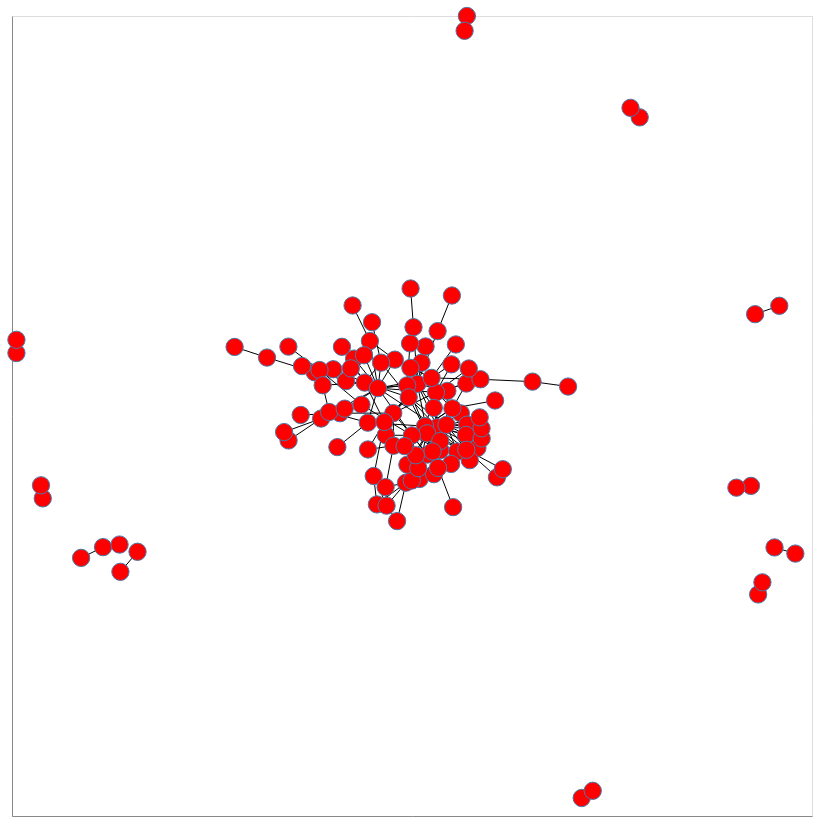

The notebook cell saved with this chart:
### Code cell
#Step 8 (5 points): Create a force-directed layout and display
nxa.draw_networkx(G).properties(width=800, height=800)

### Figure 1 — Vega-Lite specification as saved in the notebook (floating-point values rounded to 4 significant figures; data arrays with more than 128 entries replaced by an {"elided": "..."} marker saying what was removed)
{"config": {"view": {"continuousWidth": 300, "continuousHeight": 300}}, "layer": [{"data": {"name": "data-bac50b75f271e8ed5512abfdb16b147b"}, "mark": {"type": "line", "color": "black", "opacity": 1, "strokeWidth": 1}, "encoding": {"detail": {"field": "edge", "type": "quantitative"}, "x": {"axis": {"grid": false, "labels": false, "ticks": false, "title": ""}, "field": "x", "type": "quantitative"}, "y": {"axis": {"grid": false, "labels": false, "ticks": false, "title": ""}, "field": "y", "type": "quantitative"}}}, {"data": {"name": "data-4d3add0615e4772966564051e73051f6"}, "mark": {"type": "point", "fill": "red", "opacity": 1, "size": 300, "strokeWidth": 1.0}, "encoding": {"x": {"axis": {"grid": false, "labels": false, "ticks": false}, "field": "x", "type": "quantitative"}, "y": {"axis": {"grid": false, "labels": false, "ticks": false}, "field": "y", "type": "quantitative"}}}], "height": 800, "width": 800, "$schema": "https://vega.github.io/schema/vega-lite/v5.15.1.json", "datasets": {"data-bac50b75f271e8ed5512abfdb16b147b": {"elided": "348 records"}, "data-4d3add0615e4772966564051e73051f6": [{"Historical Significance": "religious writer", "x": 0.02383, "Birthdate": "1663", "degree": 1, "Deathdate": "1731", "y": 0.1332, "Gender": "male", "ID": "10013191"}, {"Historical Significance": "local politician and author", "x": 0.5692, "Birthdate": "1621", "degree": 1, "Deathdate": "1694", "y": 0.7466, "Gender": "male", "ID": "10011149"}, {"Historical Significance": "colonial official and scholar", "x": -0.2273, "Birthdate": "1674", "degree": 4, "Deathdate": "1751", "y": -0.006361, "Gender": "male", "ID": "10007567"}, {"Historical Significance": "Quaker preacher", "x": 0.1223, "Birthdate": "1656", "degree": 1, "Deathdate": "1659", "y": 0.006552, "Gender": "female", "ID": "10003983"}, {"Historical Significance": "Quaker preacher and poet", "x": 0.5462, "Birthdate": "1626", "degree": 1, "Deathdate": "1697", "y": 0.7704, "Gender": "male", "ID": "10011152"}, {"Historical Significance": "religious writer", "x": 0.1635, "Birthdate": "1630", "degree": 1, "Deathdate": "1713", "y": -0.07997, "Gender": "male", "ID": "10008595"}, {"Historical Significance": "Quaker preacher and writer", "x": 0.03829, "Birthdate": "1630", "degree": 2, "Deathdate": "1691", "y": -0.09635, "Gender": "male", "ID": "10010643"}, {"Historical Significance": "Quaker activist", "x": 0.1379, "Birthdate": "1621", "degree": 3, "Deathdate": "1688", "y": -0.02165, "Gender": "male", "ID": "10003478"}, {"Historical Significance": "Quaker preacher", "x": -0.01502, "Birthdate": "1630", "degree": 6, "Deathdate": "1664", "y": -0.1667, "Gender": "male", "ID": "10000411"}, {"Historical Significance": "Quaker minister and schoolmaster", "x": -0.2433, "Birthdate": "1649", "degree": 2, "Deathdate": "1723", "y": 0.1092, "Gender": "male", "ID": "10002469"}, {"Historical Significance": "printer", "x": -0.04288, "Birthdate": "1663", "degree": 3, "Deathdate": "1752", "y": 0.1409, "Gender": "male", "ID": "10001445"}, {"Historical Significance": "philosophical writer and playwright", "x": 0.1372, "Birthdate": "1687", "degree": 1, "Deathdate": "1750", "y": 1.0, "Gender": "male", "ID": "10000933"}, {"Historical Significance": "political economist and cloth merchant", "x": 0.1315, "Birthdate": "1654", "degree": 1, "Deathdate": "1725", "y": 0.963, "Gender": "male", "ID": "10000934"}, {"Historical Significance": "Quaker preacher", "x": -0.1448, "Birthdate": "1637", "degree": 1, "Deathdate": "1704", "y": 0.1435, "Gender": "female", "ID": "10013226"}, {"Historical Significance": "religious writer", "x": 0.01909, "Birthdate": "1551", "degree": 1, "Deathdate": "1661", "y": -0.1574, "Gender": "male", "ID": "10004523"}, {"Historical Significance": " a founder of the Religious Society of Friends (Quakers)", "x": 0.06301, "Birthdate": "1624", "degree": 22, "Deathdate": "1691", "y": -0.02817, "Gender": "male", "ID": "10004524"}, {"Historical Significance": "Quaker minister", "x": 0.03278, "Birthdate": "1618", "degree": 5, "Deathdate": "1675", "y": -0.02524, "Gender": "male", "ID": "10011695"}, {"Historical Significance": "Quaker preacher", "x": -0.08774, "Birthdate": "1627", "degree": 2, "Deathdate": "1705", "y": -0.221, "Gender": "female", "ID": "10001967"}, {"Historical Significance": "Quaker preacher", "x": -0.06355, "Birthdate": "1605", "degree": 4, "Deathdate": "1657", "y": -0.2242, "Gender": "male", "ID": "10001968"}, {"Historical Significance": "Quaker preacher and writer", "x": -0.09579, "Birthdate": "1640", "degree": 3, "Deathdate": "1708", "y": -0.15, "Gender": "male", "ID": "10001969"}, {"Historical Significance": "Quaker missionary", "x": 0.8578, "Birthdate": "1618", "degree": 1, "Deathdate": "1692", "y": 0.2545, "Gender": "female", "ID": "10004036"}, {"Historical Significance": "Quaker minister", "x": 0.8653, "Birthdate": "1683", "degree": 1, "Deathdate": "1761", "y": -0.4461, "Gender": "female", "ID": "10007110"}, {"Historical Significance": "Quaker activist", "x": -0.275, "Birthdate": "1631", "degree": 2, "Deathdate": "1704", "y": 0.1249, "Gender": "male", "ID": "10002504"}, {"Historical Significance": "Quaker activist and physician", "x": -0.0006003, "Birthdate": "1633", "degree": 1, "Deathdate": "1720", "y": -0.1613, "Gender": "male", "ID": "10007626"}, {"Historical Significance": "Quaker leader", "x": 0.05489, "Birthdate": "1569", "degree": 2, "Deathdate": "1679", "y": -0.1455, "Gender": "male", "ID": "10000972"}, {"Historical Significance": "Quaker activist and writer", "x": 0.1358, "Birthdate": "1628", "degree": 3, "Deathdate": "1692", "y": 0.08119, "Gender": "male", "ID": "10003022"}, {"Historical Significance": "merchant and pioneer settler in America", "x": -0.1969, "Birthdate": "1634", "degree": 2, "Deathdate": "1687", "y": 0.1169, "Gender": "male", "ID": "10002513"}, {"Historical Significance": "Quaker missionary", "x": -0.2312, "Birthdate": "1626", "degree": 2, "Deathdate": "1666", "y": 0.1149, "Gender": "male", "ID": "10006100"}, {"Historical Significance": "banker and lobbyist", "x": 0.9063, "Birthdate": "1665", "degree": 1, "Deathdate": "1745", "y": -0.3286, "Gender": "male", "ID": "10004564"}, {"Historical Significance": "politician", "x": 0.3902, "Birthdate": "1620", "degree": 1, "Deathdate": "1679", "y": 0.07365, "Gender": "male", "ID": "10011742"}, {"Historical Significance": "Quaker patron and merchant", "x": 0.07079, "Birthdate": "1627", "degree": 2, "Deathdate": "1713", "y": -0.08515, "Gender": "male", "ID": "10008161"}, {"Historical Significance": "religious controversialist", "x": -0.003529, "Birthdate": "1673", "degree": 1, "Deathdate": "1738", "y": 0.3187, "Gender": "male", "ID": "10009697"}, {"Historical Significance": "Quaker leader and writer", "x": 0.135, "Birthdate": "1616", "degree": 4, "Deathdate": "1699", "y": -0.04718, "Gender": "male", "ID": "10003063"}, {"Historical Significance": "Quaker activist", "x": 0.08845, "Birthdate": "1626", "degree": 2, "Deathdate": "1705", "y": 0.06265, "Gender": "male", "ID": "10007166"}, {"Historical Significance": "Quaker administrator", "x": 0.1741, "Birthdate": "1635", "degree": 1, "Deathdate": "1681", "y": -0.0561, "Gender": "male", "ID": "10006146"}, {"Historical Significance": "historian of Quakerism", "x": -0.3624, "Birthdate": "1683", "degree": 2, "Deathdate": "1757", "y": 0.1461, "Gender": "male", "ID": "10001027"}, {"Historical Significance": "Quaker preacher and writer", "x": 0.03784, "Birthdate": "1618", "degree": 16, "Deathdate": "1660", "y": -0.04333, "Gender": "male", "ID": "10008713"}, {"Historical Significance": "Quaker preacher", "x": 0.1444, "Birthdate": "1562", "degree": 1, "Deathdate": "1672", "y": -0.1105, "Gender": "female", "ID": "10006153"}, {"Historical Significance": "Quaker leader and writer", "x": 0.01337, "Birthdate": "1637", "degree": 13, "Deathdate": "1724", "y": 0.08015, "Gender": "male", "ID": "10012813"}, {"Historical Significance": "Quaker minister and preacher", "x": 0.03396, "Birthdate": "1630", "degree": 1, "Deathdate": "1696", "y": 0.1738, "Gender": "male", "ID": "10012815"}, {"Historical Significance": "Quaker leader and writer", "x": 0.113, "Birthdate": "1628", "degree": 2, "Deathdate": "1711", "y": -0.08856, "Gender": "male", "ID": "10003087"}, {"Historical Significance": "merchant and religious writer", "x": 0.06002, "Birthdate": "1636", "degree": 10, "Deathdate": "1714", "y": 0.05911, "Gender": "male", "ID": "10004625"}, {"Historical Significance": "apothecary", "x": 0.09978, "Birthdate": "1691", "degree": 1, "Deathdate": "1765", "y": 0.3012, "Gender": "male", "ID": "10001041"}, {"Historical Significance": "Quaker adherent and sectary", "x": -0.01164, "Birthdate": "1607", "degree": 2, "Deathdate": "1679", "y": -0.1218, "Gender": "male", "ID": "10010260"}, {"Historical Significance": "Quaker bibliographer and writer", "x": -0.8272, "Birthdate": "1656", "degree": 1, "Deathdate": "1722", "y": -0.3547, "Gender": "male", "ID": "10012829"}, {"Historical Significance": "religious writer and schoolmaster", "x": -0.7724, "Birthdate": "1614", "degree": 2, "Deathdate": "1686", "y": -0.3278, "Gender": "male", "ID": "10011811"}, {"Historical Significance": "Quaker minister and botanist", "x": -0.06526, "Birthdate": "1630", "degree": 2, "Deathdate": "1691", "y": -0.0479, "Gender": "male", "ID": "10007210"}, {"Historical Significance": "Quaker preacher and writer", "x": 0.07077, "Birthdate": "1630", "degree": 6, "Deathdate": "1666", "y": -0.06247, "Gender": "male", "ID": "10004141"}, {"Historical Significance": "merchant and official in America", "x": 0.1738, "Birthdate": "1601", "degree": 1, "Deathdate": "1678", "y": -0.03071, "Gender": "male", "ID": "10002606"}, {"Historical Significance": "Quaker minister and writer", "x": -0.7311, "Birthdate": "1617", "degree": 1, "Deathdate": "1682", "y": -0.3214, "Gender": "male", "ID": "10011824"}, {"Historical Significance": "religious writer", "x": -0.9889, "Birthdate": "1590", "degree": 1, "Deathdate": "1700", "y": 0.1575, "Gender": "male", "ID": "10012350"}, {"Historical Significance": "religious writer and colonial governor", "x": 0.1713, "Birthdate": "1648", "degree": 3, "Deathdate": "1690", "y": 0.09179, "Gender": "male", "ID": "10054848"}, {"Historical Significance": "", "x": -0.1485, "Birthdate": "1631", "degree": 1, "Deathdate": "1711", "y": 0.2763, "Gender": "female", "ID": "10011331"}, {"Historical Significance": "printer and bookseller", "x": -0.1053, "Birthdate": "1666", "degree": 3, "Deathdate": "1749", "y": 0.1875, "Gender": "male", "ID": "10011332"}, {"Historical Significance": "Quaker missionary and writer", "x": 0.1692, "Birthdate": "1624", "degree": 1, "Deathdate": "1701", "y": -0.003404, "Gender": "male", "ID": "10004169"}, {"Historical Significance": "Quaker leader", "x": -0.0003226, "Birthdate": "1614", "degree": 13, "Deathdate": "1702", "y": -0.04845, "Gender": "female", "ID": "10004170"}, {"Historical Significance": "government official and religious writer", "x": -0.9889, "Birthdate": "1558", "degree": 1, "Deathdate": "1668", "y": 0.1905, "Gender": "male", "ID": "10001097"}, {"Historical Significance": "Quaker missionary", "x": -0.1264, "Birthdate": "1555", "degree": 2, "Deathdate": "1665", "y": 0.02821, "Gender": "female", "ID": "10007246"}, {"Historical Significance": "Quaker schismatic", "x": -0.1182, "Birthdate": "1602", "degree": 5, "Deathdate": "1712", "y": 0.08358, "Gender": "male", "ID": "10003161"}, {"Historical Significance": "Quaker missionary", "x": -0.004923, "Birthdate": "1619", "degree": 1, "Deathdate": "1679", "y": 0.1814, "Gender": "female", "ID": "10003162"}, {"Historical Significance": "Quaker preacher and author", "x": -0.04674, "Birthdate": "1628", "degree": 6, "Deathdate": "1689", "y": 0.007256, "Gender": "male", "ID": "10009307"}, {"Historical Significance": "Quaker schismatic", "x": -0.04623, "Birthdate": "1652", "degree": 5, "Deathdate": "1683", "y": -0.07437, "Gender": "male", "ID": "10012893"}, {"Historical Significance": "Quaker preacher and writer", "x": 0.1028, "Birthdate": "1616", "degree": 1, "Deathdate": "1660", "y": -0.2279, "Gender": "male", "ID": "10000099"}, {"Historical Significance": "soldier and politician", "x": 0.3014, "Birthdate": "1610", "degree": 2, "Deathdate": "1686", "y": 0.08589, "Gender": "male", "ID": "10000621"}, {"Historical Significance": "merchant", "x": 0.9584, "Birthdate": "1682", "degree": 1, "Deathdate": "1769", "y": -0.3439, "Gender": "male", "ID": "10000622"}, {"Historical Significance": "naval officer and politician", "x": -0.18, "Birthdate": "1666", "degree": 2, "Deathdate": "1743", "y": 0.007, "Gender": "male", "ID": "10012403"}, {"Historical Significance": "Quaker schismatic and Church of England clergyman", "x": 0.049, "Birthdate": "1638", "degree": 8, "Deathdate": "1716", "y": 0.09524, "Gender": "male", "ID": "10006784"}, {"Historical Significance": "Quaker martyr", "x": 0.142, "Birthdate": "1636", "degree": 2, "Deathdate": "1656", "y": 0.1187, "Gender": "male", "ID": "10009347"}, {"Historical Significance": "botanist", "x": -0.3086, "Birthdate": "1694", "degree": 2, "Deathdate": "1768", "y": -0.06116, "Gender": "male", "ID": "10002694"}, {"Historical Significance": "physician and cabbalist", "x": 0.09851, "Birthdate": "1614", "degree": 2, "Deathdate": "1698", "y": 0.1292, "Gender": "male", "ID": "10005781"}, {"Historical Significance": "Quaker preacher", "x": 0.101, "Birthdate": "1636", "degree": 5, "Deathdate": "1665", "y": 0.01917, "Gender": "male", "ID": "10002203"}, {"Historical Significance": "Quaker activist", "x": 0.05132, "Birthdate": "1618", "degree": 7, "Deathdate": "1669", "y": -0.08866, "Gender": "male", "ID": "10006305"}, {"Historical Significance": "Quaker activist", "x": 0.05442, "Birthdate": "1628", "degree": 2, "Deathdate": "1662", "y": 0.02013, "Gender": "male", "ID": "10006314"}, {"Historical Significance": "Quaker preacher", "x": 0.2077, "Birthdate": "1552", "degree": 1, "Deathdate": "1662", "y": 0.03877, "Gender": "male", "ID": "10000175"}, {"Historical Significance": "Quaker schismatic", "x": -0.003999, "Birthdate": "1601", "degree": 2, "Deathdate": "1711", "y": 0.1202, "Gender": "male", "ID": "10010417"}, {"Historical Significance": "colonial official and merchant", "x": -0.12, "Birthdate": "1671", "degree": 1, "Deathdate": "1735", "y": 0.1519, "Gender": "male", "ID": "10008884"}, {"Historical Significance": "Quaker leader", "x": -0.2233, "Birthdate": "1643", "degree": 3, "Deathdate": "1707", "y": 0.07684, "Gender": "male", "ID": "10010941"}, {"Historical Significance": "Quaker missionary", "x": 0.2124, "Birthdate": "1623", "degree": 2, "Deathdate": "1698", "y": -0.1533, "Gender": "female", "ID": "10004290"}, {"Historical Significance": "philosopher", "x": 0.1096, "Birthdate": "1631", "degree": 1, "Deathdate": "1679", "y": 0.1788, "Gender": "female", "ID": "10002755"}, {"Historical Significance": "Quaker preacher and writer", "x": 0.09789, "Birthdate": "1604", "degree": 1, "Deathdate": "1665", "y": -0.1198, "Gender": "male", "ID": "10004292"}, {"Historical Significance": "Quaker apostate", "x": 0.00375, "Birthdate": "1640", "degree": 2, "Deathdate": "1727", "y": 0.2221, "Gender": "male", "ID": "10001737"}, {"Historical Significance": "Quaker preacher in America", "x": 0.4242, "Birthdate": "1634", "degree": 1, "Deathdate": "1659", "y": -0.955, "Gender": "female", "ID": "10004811"}, {"Historical Significance": "religious writer", "x": 0.01568, "Birthdate": "1650", "degree": 2, "Deathdate": "1696", "y": -0.1304, "Gender": "male", "ID": "10011989"}, {"Historical Significance": "Quaker missionary and author", "x": -0.729, "Birthdate": "1655", "degree": 1, "Deathdate": "1660", "y": -0.3895, "Gender": "male", "ID": "10008917"}, {"Historical Significance": "Quaker leader", "x": -0.309, "Birthdate": "1628", "degree": 1, "Deathdate": "1684", "y": 0.1734, "Gender": "male", "ID": "10004827"}, {"Historical Significance": "merchant and colonial governor", "x": 0.8474, "Birthdate": "1693", "degree": 1, "Deathdate": "1767", "y": -0.1747, "Gender": "male", "ID": "10012509"}, {"Historical Significance": "merchant and colonial governor", "x": 0.811, "Birthdate": "1672", "degree": 1, "Deathdate": "1740", "y": -0.1792, "Gender": "male", "ID": "10012510"}, {"Historical Significance": "Quaker minister", "x": 0.876, "Birthdate": "1676", "degree": 1, "Deathdate": "1762", "y": -0.4159, "Gender": "female", "ID": "10002274"}, {"Historical Significance": "Quaker preacher", "x": 0.227, "Birthdate": "1569", "degree": 2, "Deathdate": "1679", "y": -0.133, "Gender": "female", "ID": "10009959"}, {"Historical Significance": "botanist and explorer in America", "x": -0.3197, "Birthdate": "1699", "degree": 2, "Deathdate": "1777", "y": -0.0402, "Gender": "male", "ID": "10000745"}, {"Historical Significance": "merchant", "x": -0.165, "Birthdate": "1658", "degree": 1, "Deathdate": "1709", "y": 0.08707, "Gender": "male", "ID": "10005359"}, {"Historical Significance": "Quaker leader", "x": -0.1866, "Birthdate": "1625", "degree": 1, "Deathdate": "1697", "y": -0.07771, "Gender": "male", "ID": "10000243"}, {"Historical Significance": "Quaker missionary", "x": -0.6862, "Birthdate": "1585", "degree": 1, "Deathdate": "1695", "y": -0.3394, "Gender": "male", "ID": "10010488"}, {"Historical Significance": "Quaker administrator", "x": 0.06501, "Birthdate": "1627", "degree": 5, "Deathdate": "1666", "y": -0.1297, "Gender": "male", "ID": "10009470"}, {"Historical Significance": "musician and Quaker missionary", "x": -0.1101, "Birthdate": "1617", "degree": 2, "Deathdate": "1682", "y": -0.08369, "Gender": "male", "ID": "10003859"}, {"Historical Significance": "Quaker minister", "x": -0.1106, "Birthdate": "1631", "degree": 4, "Deathdate": "1690", "y": -0.01664, "Gender": "male", "ID": "10001815"}, {"Historical Significance": "Quaker activist and writer", "x": 0.08615, "Birthdate": "1633", "degree": 9, "Deathdate": "1663", "y": -0.02219, "Gender": "male", "ID": "10001818"}, {"Historical Significance": "Quaker preacher and writer", "x": -0.01222, "Birthdate": "1609", "degree": 4, "Deathdate": "1688", "y": 0.07658, "Gender": "female", "ID": "10012062"}, {"Historical Significance": "Quaker leader", "x": -0.2071, "Birthdate": "1627", "degree": 2, "Deathdate": "1712", "y": 0.01001, "Gender": "male", "ID": "10003882"}, {"Historical Significance": "Quaker missionary", "x": 0.9182, "Birthdate": "1608", "degree": 1, "Deathdate": "1664", "y": 0.2756, "Gender": "female", "ID": "10002354"}, {"Historical Significance": "parliamentarian army officer", "x": -0.03726, "Birthdate": "1560", "degree": 2, "Deathdate": "1670", "y": -0.2627, "Gender": "male", "ID": "10010036"}, {"Historical Significance": "maker of clocks, watches, and barometers", "x": 0.06402, "Birthdate": "1648", "degree": 2, "Deathdate": "1724", "y": 0.2122, "Gender": "male", "ID": "10010037"}, {"Historical Significance": "Quaker apologist and controversialist", "x": -0.09989, "Birthdate": "1655", "degree": 1, "Deathdate": "1710", "y": 0.2345, "Gender": "male", "ID": "10009526"}, {"Historical Significance": "Quaker and writer", "x": -0.07741, "Birthdate": "1623", "degree": 4, "Deathdate": "1682", "y": 0.1333, "Gender": "female", "ID": "10009527"}, {"Historical Significance": "Quaker preacher and apothecary", "x": -0.06601, "Birthdate": "1637", "degree": 3, "Deathdate": "1698", "y": -0.1778, "Gender": "male", "ID": "10007992"}, {"Historical Significance": "religious writer", "x": -0.9231, "Birthdate": "1633", "degree": 1, "Deathdate": "1707", "y": -0.2059, "Gender": "male", "ID": "10013112"}, {"Historical Significance": "Quaker leader and founder of Pennsylvania", "x": -0.08507, "Birthdate": "1644", "degree": 18, "Deathdate": "1718", "y": 0.06961, "Gender": "male", "ID": "10009531"}, {"Historical Significance": "", "x": -0.9275, "Birthdate": "1630", "degree": 1, "Deathdate": "1701", "y": -0.1733, "Gender": "female", "ID": "10009535"}, {"Historical Significance": "Quaker preacher", "x": 0.4519, "Birthdate": "1636", "degree": 1, "Deathdate": "1666", "y": -0.937, "Gender": "female", "ID": "10012614"}, {"Historical Significance": "lawyer and politician in America", "x": -0.1683, "Birthdate": "1656", "degree": 2, "Deathdate": "1731", "y": 0.01828, "Gender": "male", "ID": "10007509"}, {"Historical Significance": "politician in America", "x": -0.2783, "Birthdate": "1671", "degree": 1, "Deathdate": "1746", "y": 0.002603, "Gender": "male", "ID": "10008534"}, {"Historical Significance": "Quaker and author", "x": 0.009656, "Birthdate": "1624", "degree": 3, "Deathdate": "1665", "y": -0.09817, "Gender": "female", "ID": "10011100"}, {"Historical Significance": "Quaker schismatic", "x": -0.06882, "Birthdate": "1571", "degree": 6, "Deathdate": "1681", "y": -0.01508, "Gender": "male", "ID": "10011613"}, {"Historical Significance": "Quaker minister and journal writer", "x": -0.153, "Birthdate": "1670", "degree": 1, "Deathdate": "1742", "y": 0.1191, "Gender": "male", "ID": "10011614"}, {"Historical Significance": "religious controversialist", "x": -0.008157, "Birthdate": "1639", "degree": 8, "Deathdate": "1713", "y": 0.04669, "Gender": "male", "ID": "10003945"}, {"Historical Significance": "Quaker preacher", "x": -0.1752, "Birthdate": "1627", "degree": 1, "Deathdate": "1671", "y": 0.173, "Gender": "male", "ID": "10011114"}, {"Historical Significance": "Quaker minister and writer", "x": -0.4435, "Birthdate": "1677", "degree": 1, "Deathdate": "1753", "y": 0.1726, "Gender": "male", "ID": "10001390"}, {"Historical Significance": "Quaker schismatic", "x": 0.1358, "Birthdate": "1555", "degree": 7, "Deathdate": "1665", "y": -0.08447, "Gender": "male", "ID": "10009584"}, {"Historical Significance": "Quaker missionary", "x": -0.01851, "Birthdate": "1656", "degree": 2, "Deathdate": "1671", "y": -0.07523, "Gender": "female", "ID": "10011632"}]}}
